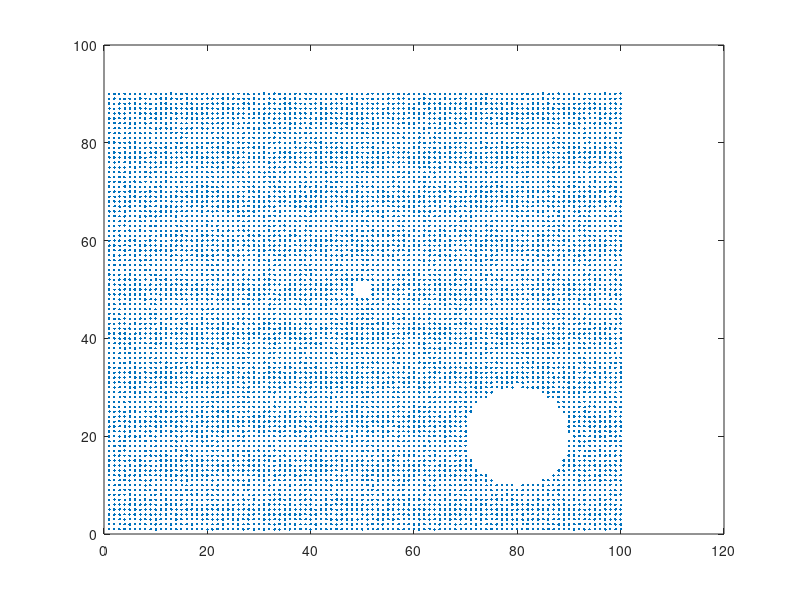

This figure's MATLAB source: (Note: this script raises an error after producing the figure.)
%%-------------------------------------------------------------------------
%% Example 1
% Alice ran a cfd-simulation around two cylinders and gave Bob a *.csv file 
% with the points coordinates and the airflow speed at each point. Bob 
% wants to calculate the particle acceleration at each point and therefore 
% needs to mesh the points set. Simply calculating a delaunay triangulation 
% won't work because points on the upper and lower part of the cylinder 
% would be connected, which physically does't make any sense. Furthermore, 
% Bob needs to determine which points are on the surface of each cylinder.
%
% Run the following sections to see the raw data, run the program and see
% the results.
%% Create Alice's data
[X, Y] = meshgrid(1:100,1:90);
X = X(:)+2*(0.5-rand(9000,1))/20;
Y = Y(:)+2*(0.5-rand(9000,1))/20;
MAT = 9000;
x0 = 50;
y0 = 50;
r0 = 2;
c = zeros(MAT,1);
for i = 1:MAT
    if ((X(i)-x0)^2+(Y(i)-y0)^2)<r0^2
        X(i) = 0;
        Y(i) = 0;
        c(i) = 1;
    end
end
x1 = 80;
y1 = 20;
r1 = 10;
for i = 1:MAT
    if ((X(i)-x1)^2+(Y(i)-y1)^2)<r1^2
        X(i) = 0;
        Y(i) = 0;
        c(i) = 1;
    end
end
X(find(c)) = [];
Y(find(c)) = [];
T = delaunay(X,Y);
plot(X,Y,'.')

%% Bob runs findTheHoles
% The resulting mesh is saved in 'mesh'.
% The indices of each knot at the cylinder i are saved in cylinders{i}
[mesh, cylinders] = findTheHoles([X Y]);

%% Plot results
% Triangulation
figure();
triplot(mesh.ConnectivityList,mesh.Points(:,1),mesh.Points(:,2));

% Automatically recognized cylinders
figure();
hold on;
for i = 1:length(cylinders)
    lX = X(cylinders{i});
    lY = Y(cylinders{i});
    plot([lX; lX(1)],[lY; lY(1)]);
end
clear lX lY i

%% Manual update
% Bob doesn't like some of the calculated values and runs findTheHoles
% again in manual mode.
[mesh2, cylinders2] = findTheHoles([X Y],1.5,1);